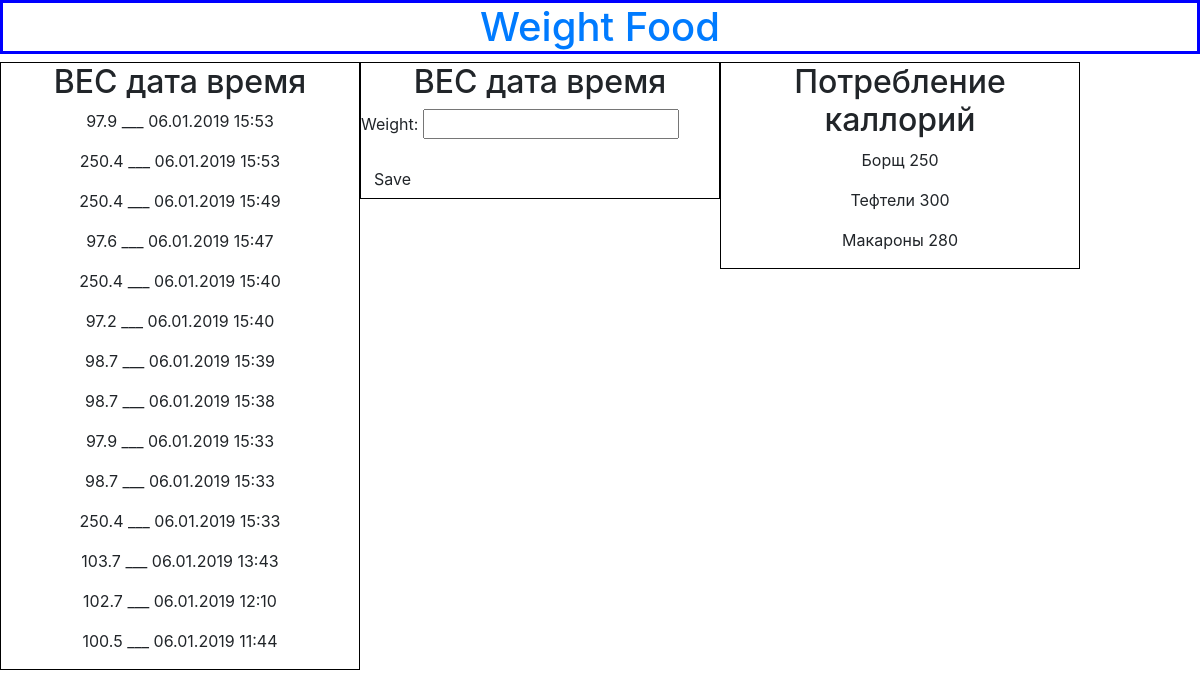
The page / on the database its author committed.
### my_app/models.py (models this page shows, shortened)
class Weight(models.Model):
    weight = models.CharField(max_length=5)
    date = models.DateTimeField(default=datetime.now())

class Food(models.Model):
    title = models.CharField(max_length=100)
    weight_food = models.CharField(max_length=5)

### my_app/views.py (the view)
# urls.py: path('', index),
def index(request):
    weights = Weight.objects.all().order_by("-date")
    foods = Food.objects.all()
    if request.method == "POST":
        form = WeightForm(request.POST)
        if form.is_valid():
            form.save()
        return redirect('/')
    else:
        form = WeightForm()
    return render(request, 'my_app/index.html', {'weights': weights, 'foods': foods, 'form':form},)

### my_app/forms.py
class WeightForm(forms.ModelForm):
    class Meta:
        model = Weight
        fields = ('weight',)

### my_app/templates/my_app/index.html (shortened to what this page needs)
{%  extends "my_app/base.html" %}
{% block content %}
<div style="overflow: hidden;">
    <div style="width: 100%;">
        <div style="float: left; width:30%; border: 1px solid black;">
          <div >
            <h2 align="center">
              ВЕС дата время
            </h2>
          {% for weight in weights %}
          <p align="center">{{ weight.weight }} ___ {{weight.date|date:"d.m.Y H:i"}}</p>
          {% endfor %}
          </div>
        </div>
        <div style="float: left; width:30%; border: 1px solid black;">
          <div >
            <h2 align="center">
              ВЕС дата время
            </h2>
          <form method="POST" class="post-form">
            {{ form.as_p }}
          <button type="submit" class="save btn btn-default">Save</button>
          </form>
          </div>
        </div>
        <div style="float: left; width:30%; border: 1px solid black;">
          <div >
            <h2 align="center">
              Потребление каллорий
            </h2>
          {% for food in foods %}
          <p align="center">{{ food.title }} {{food.weight_food}}</p>
          {% endfor %}
          </div>
        </div>
    </div>
</div>
{% endblock %}

### my_app/templates/my_app/base.html (shortened to what this page needs)
<!DOCTYPE html>
<html lang="en">
<head>
  {% load staticfiles %}
  <link rel="stylesheet" href="{% static 'css/bootstrap.min.css' %}" type="text/css">
</head>
<body>
  <h1 style="border: 3px solid blue"; align="center">
    <a href='/index'>Weight</a>
    <a href='/food'>Food</a>
  </h1>
  {% block content %}
  {% endblock %}
</body>
</html>

### rows shown on the page
Weight: weight "97.9", date "06.01.2019 15:53"
Weight: weight "250.4", date "06.01.2019 15:53"
Weight: weight "250.4", date "06.01.2019 15:49"
Weight: weight "97.6", date "06.01.2019 15:47"
Weight: weight "250.4", date "06.01.2019 15:40"
Weight: weight "97.2", date "06.01.2019 15:40"
Weight: weight "98.7", date "06.01.2019 15:39"
Weight: weight "98.7", date "06.01.2019 15:38"
Weight: weight "97.9", date "06.01.2019 15:33"
Weight: weight "98.7", date "06.01.2019 15:33"
Weight: weight "250.4", date "06.01.2019 15:33"
Weight: weight "103.7", date "06.01.2019 13:43"
Weight: weight "102.7", date "06.01.2019 12:10"
Weight: weight "100.5", date "06.01.2019 11:44"
Food: title "Борщ", weight_food "250"
Food: title "Тефтели", weight_food "300"
Food: title "Макароны", weight_food "280"
